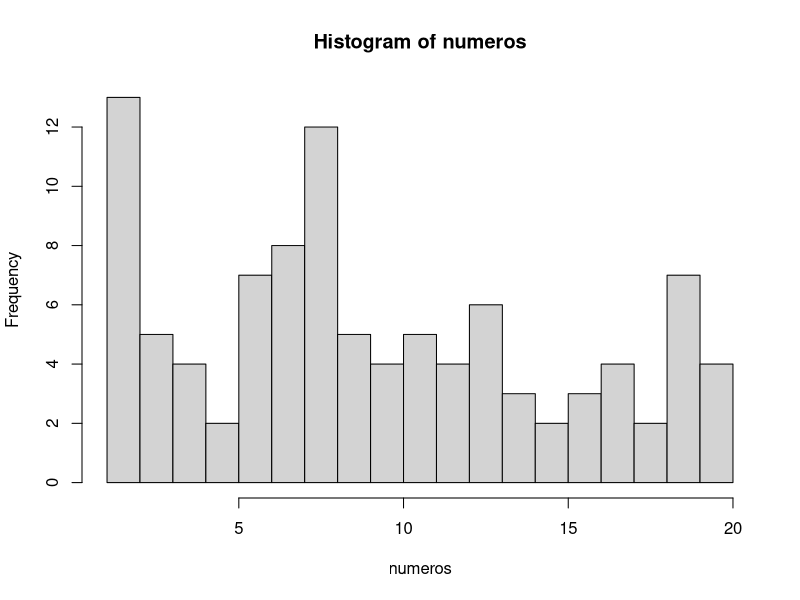

This chart was generated by the following R code:
## ---- chunk 1
numeros <- sample(1:20, 100, TRUE)
numeros
## ---- chunk 2
mediana <- median(numeros)
mediana
## ---- chunk 3
media <- mean(numeros)
media
## ---- chunk 4
# El argumento breaks nos permite dividir en histograma en las partes que queramos
hist(numeros, breaks = 20)
## ---- chunk 5
tabla.frecuencias <- data.frame(table(numeros))
tabla.frecuencias
## ---- chunk 6
# Con la función seq, creamos una secuencia de 1 a 10 en intervalos de 0.1 en 0.1
secuencia <- seq(1, 10, 0.1)
muestra <- sample(secuencia, 100, TRUE)
muestra
## ---- chunk 7
# Aquí el cálculo de la mediana 
mediana.muestra <- median(muestra)
mediana

## ---- chunk 8
# Aquí el cálculo de la media
media.muestra <- mean(muestra)
media
## ---- chunk 9
# Aquí el cálculo de la moda
tabla.muestra <- data.frame(table(muestra))
tabla.muestra



